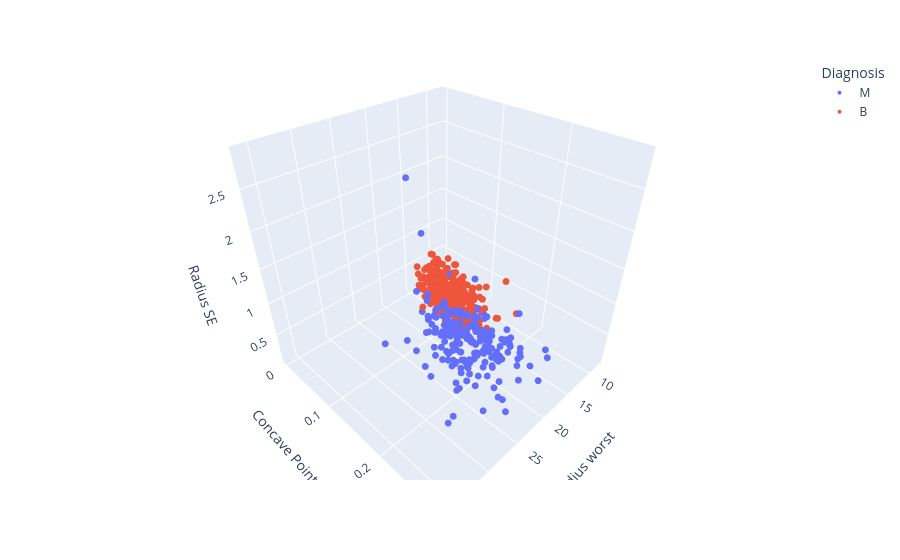

The notebook cell this image was saved under:
### Code cell
fig = px.scatter_3d(dataTable, x=top_features[0], y=top_features[1], z=top_features[2],
          color='Diagnosis')
fig.update_traces(marker_size = 4)
fig.show()

### Figure 1 — Plotly figure (JSON) as saved in the notebook; plotly's stock layout.template omitted (floating-point values rounded to 4 significant figures; data arrays with more than 128 entries replaced by an {"elided": "..."} marker saying what was removed)
{"data": [{"hovertemplate": "Diagnosis=M<br>Radius worst=%{x}<br>Concave Points worst=%{y}<br>Radius SE=%{z}<extra></extra>", "legendgroup": "M", "marker": {"color": "#636efa", "size": 4, "symbol": "circle"}, "mode": "markers", "name": "M", "scene": "scene", "showlegend": true, "type": "scatter3d", "x": {"elided": "212 float values"}, "y": {"elided": "212 float values"}, "z": {"elided": "212 float values"}}, {"hovertemplate": "Diagnosis=B<br>Radius worst=%{x}<br>Concave Points worst=%{y}<br>Radius SE=%{z}<extra></extra>", "legendgroup": "B", "marker": {"color": "#EF553B", "size": 4, "symbol": "circle"}, "mode": "markers", "name": "B", "scene": "scene", "showlegend": true, "type": "scatter3d", "x": {"elided": "357 float values"}, "y": {"elided": "357 float values"}, "z": {"elided": "357 float values"}}], "layout": {"autosize": true, "legend": {"title": {"text": "Diagnosis"}, "tracegroupgap": 0}, "margin": {"t": 60}, "scene": {"aspectmode": "auto", "aspectratio": {"x": 1, "y": 1, "z": 1}, "camera": {"center": {"x": 0, "y": 0, "z": 0}, "eye": {"x": 1.134, "y": 1.134, "z": 1.134}, "projection": {"type": "perspective"}, "up": {"x": 0.006167, "y": -0.006129, "z": 1.0}}, "domain": {"x": [0, 1], "y": [0, 1]}, "xaxis": {"title": {"text": "Radius worst"}, "type": "linear"}, "yaxis": {"title": {"text": "Concave Points worst"}, "type": "linear"}, "zaxis": {"title": {"text": "Radius SE"}, "type": "linear"}}}}
